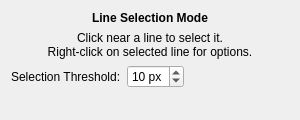
<?xml version="1.0" encoding="UTF-8"?>
<ui version="4.0">
 <class>LineSelectSelectionWidget</class>
 <widget class="QWidget" name="LineSelectSelectionWidget">
  <property name="geometry">
   <rect>
    <x>0</x>
    <y>0</y>
    <width>300</width>
    <height>120</height>
   </rect>
  </property>
  <property name="windowTitle">
   <string>Form</string>
  </property>
  <layout class="QVBoxLayout" name="verticalLayout">
   <item>
    <widget class="QLabel" name="info_label">
     <property name="text">
      <string>Line Selection Mode</string>
     </property>
     <property name="alignment">
      <set>Qt::AlignmentFlag::AlignCenter</set>
     </property>
     <property name="styleSheet">
      <string>font-weight: bold;</string>
     </property>
    </widget>
   </item>
   <item>
    <widget class="QLabel" name="instruction_label">
     <property name="text">
      <string>Click near a line to select it.
Right-click on selected line for options.</string>
     </property>
     <property name="alignment">
      <set>Qt::AlignmentFlag::AlignCenter</set>
     </property>
     <property name="wordWrap">
      <bool>true</bool>
     </property>
    </widget>
   </item>
   <item>
    <layout class="QHBoxLayout" name="threshold_layout">
     <item>
      <widget class="QLabel" name="threshold_label">
       <property name="text">
        <string>Selection Threshold:</string>
       </property>
      </widget>
     </item>
     <item>
      <widget class="QSpinBox" name="threshold_spinbox">
       <property name="suffix">
        <string> px</string>
       </property>
       <property name="minimum">
        <number>1</number>
       </property>
       <property name="maximum">
        <number>50</number>
       </property>
       <property name="value">
        <number>10</number>
       </property>
      </widget>
     </item>
     <item>
      <spacer name="horizontalSpacer">
       <property name="orientation">
        <enum>Qt::Orientation::Horizontal</enum>
       </property>
       <property name="sizeHint" stdset="0">
        <size>
         <width>40</width>
         <height>20</height>
        </size>
       </property>
      </spacer>
     </item>
    </layout>
   </item>
   <item>
    <spacer name="verticalSpacer">
     <property name="orientation">
      <enum>Qt::Orientation::Vertical</enum>
     </property>
     <property name="sizeHint" stdset="0">
      <size>
       <width>20</width>
       <height>40</height>
      </size>
     </property>
    </spacer>
   </item>
  </layout>
 </widget>
 <resources/>
 <connections/>
</ui> 
